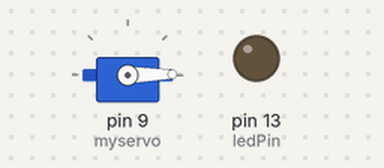
Bench run of a sketch on a simulated Arduino Uno, built with avr-gcc and run on an emulated ATmega328P. On the bench: servo, output pins drawn as LEDs (lit = HIGH).

Above: at 0.5 s.
At 60.25 s:
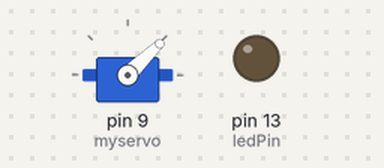
Timing chart, 0 to 78.5 s (numbered marks = the images above):
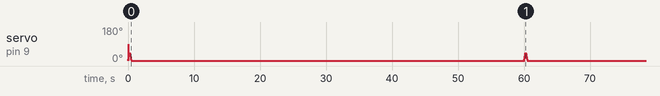

The sketch:

pumpitup.ino
```cpp
 /* Read Jostick
  * ------------
  *
  * Reads two analog pins that are supposed to be
  * connected to a jostick made of two potentiometers
  *
  * We send three bytes back to the comp: one header and two
  * with data as signed bytes, this will take the form:
  *     Jxy\r\n
  *
  * x and y are integers and sent in ASCII
  *
  * http://www.0j0.org | http://arduino.berlios.de
  * copyleft 2005 DojoDave for DojoCorp
  */
#include <Servo.h>

Servo myservo;  // create servo object to control a servo
// twelve servo objects can be created on most boards

int pos = 0;    // variable to store the servo position

 int ledPin = 13;
 unsigned long waitmillis = 1000;
 unsigned long lastmillis  = 0;
 int degrees = 45;

 void setup() {
  myservo.attach(9);  // attaches the servo on pin 9 to the servo object
  pinMode(ledPin, OUTPUT);              // initializes digital pins 0 to 7 as outputs
  waitmillis = 60000; //ten minutes
  //Serial.begin(38400);
  pressbutton();

 }

 void pressbutton(){
    for(int x=0;x<degrees;x++){
        delay(5);
        myservo.write(x);              // tell servo to go to position in variable 'pos'
    }
    delay(10);
    for(int y=degrees;y>0;y--){
        delay(5);
        myservo.write(y);              // tell servo to go to position in variable 'pos'
    }
 }

 void loop() {
  // reads the value of the variable resistor
  unsigned long nextmillis = lastmillis + waitmillis;

  if(millis() > nextmillis){
  //Serial.print('N');
  //Serial.println(nextmillis);
  //Serial.print('L');
  //Serial.println(lastmillis);
  //Serial.print('W');
  //Serial.println(waitmillis);
    lastmillis = millis();
    pressbutton();
  }

 }
```
